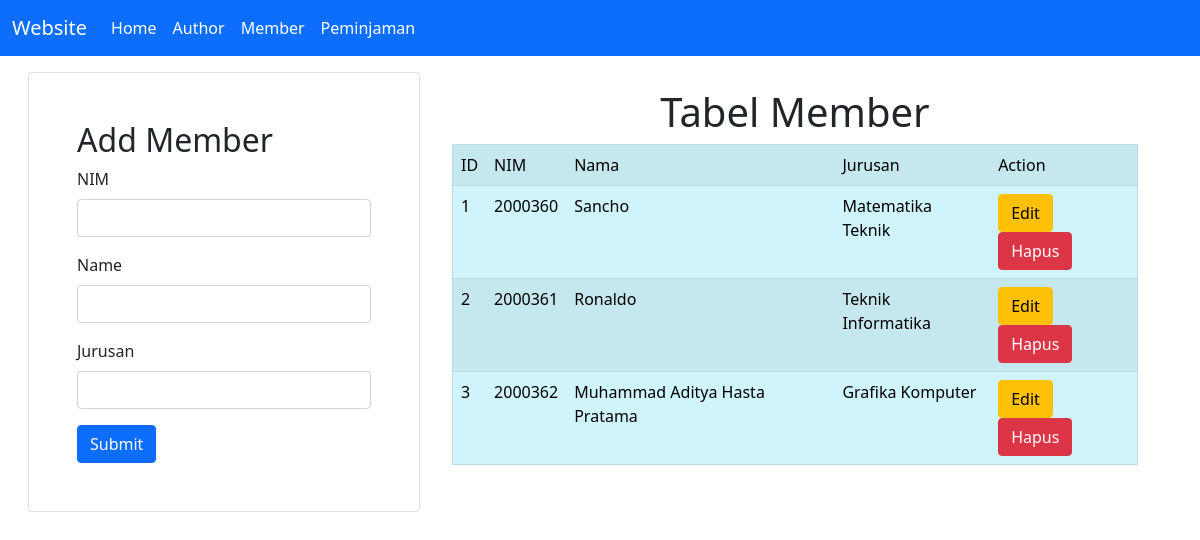
The page /member.php on the database its author committed.
### tables this page shows
CREATE TABLE `member`  (
  `nim` varchar(50) NOT NULL,
  `nama` varchar(100) NOT NULL,
  `jurusan` varchar(100) NOT NULL,
  PRIMARY KEY (`nim`) USING BTREE
);

### conf.php (called while the page is built)
<?php
$db_host = "localhost";
$db_user = "root";
$db_pass = "";
$db_name = "db_perpus";

### includes/DB.class.php (called while the page is built, shortened)
<?php
class DB
{
    var $db_host = "";
    var $db_user = "";
    var $db_pass = "";
    var $db_name = "";
    var $db_link = "";
    var $result = 0;
    function DB($db_host = '', $db_user = '', $db_pass = '', $db_name = '')
    {
        $this->db_host = $db_host;
        $this->db_user = $db_user;
        $this->db_pass = $db_pass;
        $this->db_name = $db_name;
    }
    function open()
    {
        $this->db_link = mysqli_connect($this->db_host, $this->db_user, $this->db_pass, $this->db_name);
    }
    function execute($query = "")
    {
        $this->result = mysqli_query($this->db_link, $query);
        return $this->result;
    }
    function getResult()
    {
        return mysqli_fetch_array($this->result);
    }
}

### includes/Member.class.php (called while the page is built, shortened)
<?php
class Member extends DB
{
    function getMember()
    {
        $query = "SELECT * FROM member ORDER BY nim";
        return $this->execute($query);
    }
}

### member.php (the view, shortened to what this page needs)
<?php
include("conf.php");
include("includes/DB.class.php");
include("includes/Author.class.php");
include("includes/Member.class.php");
$member = new Member($db_host, $db_user, $db_pass, $db_name);
$member->open();
$member->getMember();
$data = null;
$no = 1;
while (list($nim, $name, $jurusan) = $member->getResult()) {
    $data .= "<tr>
                <td>" . $no++ . "</td>
                <td>" . $nim . "</td>
                <td>" . $name . "</td>
                <td>" . $jurusan . "</td>
                <td>
                    <a href='member.php?id_edit=" . $nim .  "' class='btn btn-warning' '>Edit</a>
                    <a href='member.php?id_delete=" . $nim . "' class='btn btn-danger' '>Hapus</a>
                </td>
            </tr>";
}

### rows shown on the page
member: nim "2000360", nama "Sancho", jurusan "Matematika Teknik"
member: nim "2000361", nama "Ronaldo", jurusan "Teknik Informatika"
member: nim "2000362", nama "Muhammad Aditya Hasta Pratama", jurusan "Grafika Komputer"
